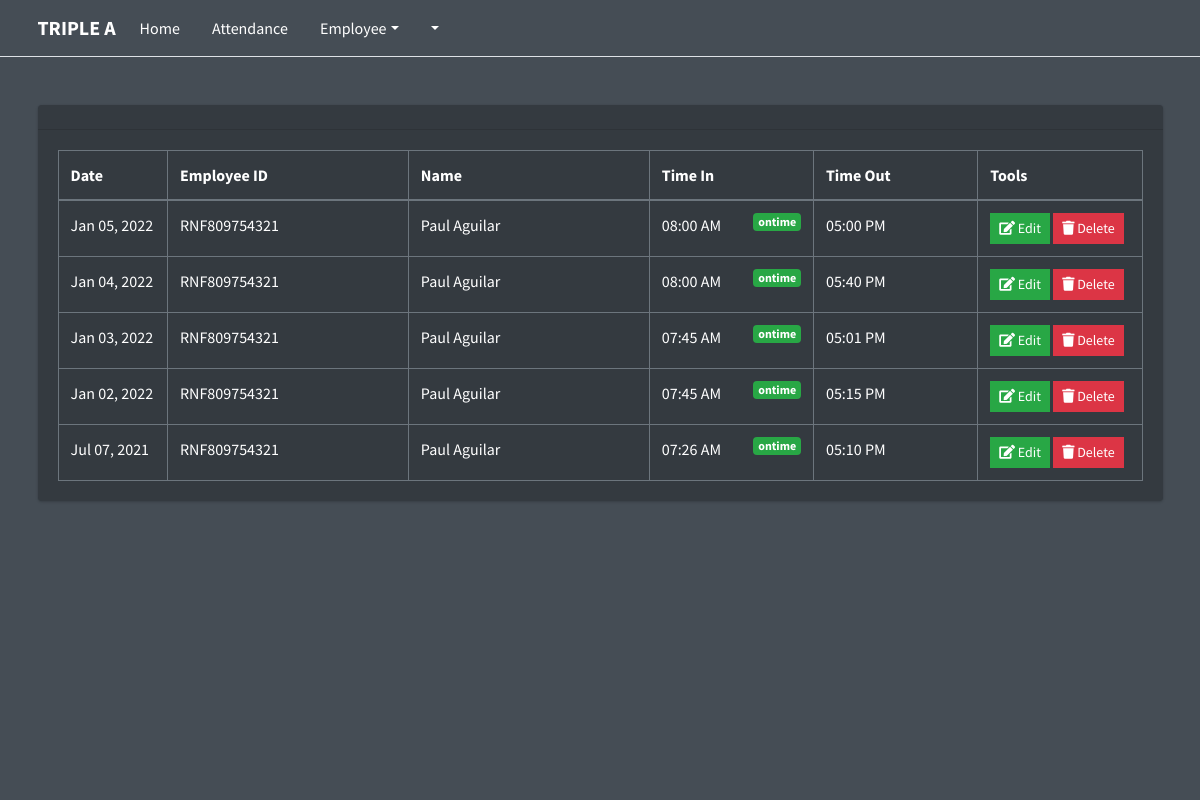
Screenshot of /supervisor/attendance.php (signed in) with the database file from the repository.
### tables this page shows
CREATE TABLE `attendance` (
  `id` int(11) NOT NULL,
  `employee_id` int(11) NOT NULL,
  `date` date NOT NULL,
  `time_in` time NOT NULL,
  `status` int(1) NOT NULL,
  `time_out` time NOT NULL,
  `num_hr` double NOT NULL,
  `time_in_img` text NOT NULL
);

CREATE TABLE `employees` (
  `id` int(11) NOT NULL,
  `employee_id` varchar(15) NOT NULL,
  `firstname` varchar(50) NOT NULL,
  `lastname` varchar(50) NOT NULL,
  `address` text NOT NULL,
  `birthdate` date NOT NULL,
  `contact_info` varchar(100) NOT NULL,
  `gender` varchar(10) NOT NULL,
  `position_id` int(11) NOT NULL,
  `schedule_id` int(11) NOT NULL,
  `photo` varchar(200) NOT NULL,
  `created_on` date NOT NULL
);

### supervisor/attendance.php (the view, shortened to what this page needs)
<?php
  include 'session.php';
?>
<!DOCTYPE html>
<html lang="en">
<head>
  <link rel="stylesheet" href="../plugins/fontawesome-free/css/all.min.css">
  <link rel="stylesheet" href="../dist/css/adminlte.min.css">
</head>
<body class="hold-transition layout-top-nav dark-mode" onload="display_ct();">
<div class="wrapper">
  <nav class="main-header navbar navbar-expand-md navbar-light navbar-white dark-mode">
    <div class="container">
      <a href="index.php" class="navbar-brand">
        <span class="brand-text font-weight-bold">TRIPLE A</span>
      </a>
      <div class="collapse navbar-collapse order-3" id="navbarCollapse">
        <ul class="navbar-nav">
          <li class="nav-item">
            <a href="index.php" class="nav-link">Home</a>
          </li>
          <li class="nav-item">
            <a href="attendance.php" class="nav-link">Attendance</a>
          </li>
          <li class="nav-item dropdown">
            <a id="dropdownSubMenu1" href="#" data-toggle="dropdown" aria-haspopup="true" aria-expanded="false" class="nav-link dropdown-toggle">Employee</a>
          </li>
          <li class="nav-item dropdown">
            <a id="dropdownSubMenu2" href="#" data-toggle="dropdown" aria-haspopup="true" aria-expanded="false" class="nav-link dropdown-toggle" style="text-transform: capitalize"><?php echo $_SESSION['fullname'] ?></a>
          </li>
        </ul>
      </div>
    </div>
  </nav>
  <div class="content-wrapper">
    <div class="content">
      <div class="container">
        <div class="row mt-5">
          <div class="col-12">
            <div class="card">
              <div class="card-header">
              </div>
              <div class="card-body">
                <table id="example1" class="table table-bordered">
                  <thead>
                    <th width="10%">Date</th>
                    <th width="22%">Employee ID</th>
                    <th width="22%">Name</th>
                    <th width="15%">Time In</th>
                    <th width="15%">Time Out</th>
                    <th width="15%">Tools</th>
                  </thead>
                  <tbody>
                    <?php
                      $sql = "SELECT *, employees.employee_id AS empid, attendance.id AS attid FROM attendance LEFT JOIN employees ON employees.id=attendance.employee_id ORDER BY attendance.date DESC, attendance.time_in DESC";
                      $query = $conn->query($sql);
                      while($row = $query->fetch_assoc()){
                        $status = ($row['status'])?'<span class="badge badge-success float-right">ontime</span>':'<span class="badgee badge-danger float-right">late</span>';
                        if($row['time_out'] == '00:00:00'){
                          $timeout = 'Not timed out';
                        }else{
                          $timeout = date('h:i A', strtotime($row['time_out']));
                        }
                        echo "
                          <tr>
                            <td>".date('M d, Y', strtotime($row['date']))."</td>
                            <td>".$row['empid']."</td>
                            <td  style='text-transform: capitalize'>".$row['firstname'].' '.$row['lastname']."</td>
                            <td>".date('h:i A', strtotime($row['time_in'])).$status."</td>
                            <td>".$timeout."</td>
                            <td>
                              <button class='btn btn-success btn-sm btn-flat edit' data-id='".$row['attid']."'><i class='fa fa-edit'></i> Edit</button>
                              <button class='btn btn-danger btn-sm btn-flat delete' data-id='".$row['attid']."'><i class='fa fa-trash'></i> Delete</button>
                            </td>
                          </tr>
                        ";
                      }
                    ?>
                  </tbody>
                </table>
              </div>
            </div>
          </div>
        </div>
      </div>
    </div>
  </div>
</div>
</body>
</html>

### supervisor/attendance.php (style rules this page uses)
.main-header * { color: #FFF !important; }

### rows the page displays
attendance: date "Jan 05, 2022", employee.employee_id "RNF809754321", employee.firstname "Paul", employee.lastname "Aguilar", time_in "08:00 AM", status "ontime", time_out "05:00 PM"
attendance: date "Jan 04, 2022", employee.employee_id "RNF809754321", employee.firstname "Paul", employee.lastname "Aguilar", time_in "08:00 AM", status "ontime", time_out "05:40 PM"
attendance: date "Jan 03, 2022", employee.employee_id "RNF809754321", employee.firstname "Paul", employee.lastname "Aguilar", time_in "07:45 AM", status "ontime", time_out "05:01 PM"
attendance: date "Jan 02, 2022", employee.employee_id "RNF809754321", employee.firstname "Paul", employee.lastname "Aguilar", time_in "07:45 AM", status "ontime", time_out "05:15 PM"
attendance: date "Jul 07, 2021", employee.employee_id "RNF809754321", employee.firstname "Paul", employee.lastname "Aguilar", time_in "07:26 AM", status "ontime", time_out "05:10 PM"
